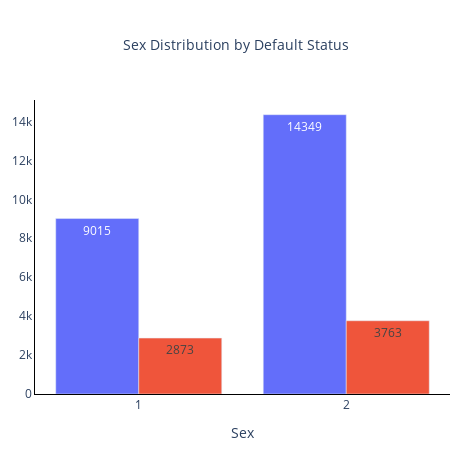

Notebook source saved alongside this figure:
### Code cell
fig = go.Figure()
fig.add_trace(
    go.Bar(x=sex_target.index, y=sex_target[0], text=sex_target[0])
)

fig.add_trace(
    go.Bar(x=sex_target.index, y=sex_target[1], text=sex_target[1])
)
fig.update_layout(
      plot_bgcolor="white",
      height=450,
      width=475,
      margin={
          "l":25,
          "r":25,
          "b":25
      },
      title_text="Sex Distribution by Default Status <br>",
      title={
          "x":0.5,
          "xanchor":"center",
          "font":{
              "size":14
          }
      },
      xaxis_title="Sex",
      showlegend=False
  )
fig.update_xaxes(
      showline = True,
      linewidth=1,
      linecolor="black"
  )
fig.update_yaxes(
      showline = True,
      linewidth=1,
      linecolor="black"
  )
fig.show()

### Figure 1 — Plotly figure (JSON) as saved in the notebook; plotly's stock layout.template omitted (floating-point values rounded to 4 significant figures)
{"data": [{"text": [9015, 14349], "type": "bar", "x": [1, 2], "y": [9015, 14349]}, {"text": [2873, 3763], "type": "bar", "x": [1, 2], "y": [2873, 3763]}], "layout": {"height": 450, "margin": {"b": 25, "l": 25, "r": 25}, "plot_bgcolor": "white", "showlegend": false, "title": {"font": {"size": 14}, "text": "Sex Distribution by Default Status <br>", "x": 0.5, "xanchor": "center"}, "width": 475, "xaxis": {"linecolor": "black", "linewidth": 1, "showline": true, "title": {"text": "Sex"}}, "yaxis": {"linecolor": "black", "linewidth": 1, "showline": true}}}
